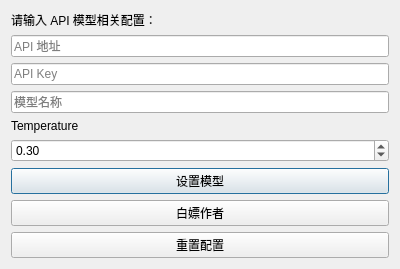
<?xml version="1.0" encoding="UTF-8"?>
<ui version="4.0">
 <class>ModelConfigDialog</class>
 <widget class="QDialog" name="ModelConfigDialog">
  <property name="geometry">
   <rect>
    <x>0</x>
    <y>0</y>
    <width>400</width>
    <height>236</height>
   </rect>
  </property>
  <property name="windowTitle">
   <string>模型配置</string>
  </property>
  <layout class="QVBoxLayout" name="verticalLayout">
   <item>
    <widget class="QLabel" name="label">
     <property name="text">
      <string>请输入 API 模型相关配置：</string>
     </property>
    </widget>
   </item>
   <item>
    <widget class="QLineEdit" name="apiUrlEdit">
     <property name="placeholderText">
      <string>API 地址</string>
     </property>
    </widget>
   </item>
   <item>
    <widget class="QLineEdit" name="apiKeyEdit">
     <property name="placeholderText">
      <string>API Key</string>
     </property>
    </widget>
   </item>
   <item>
    <widget class="QLineEdit" name="modelEdit">
     <property name="placeholderText">
      <string>模型名称</string>
     </property>
    </widget>
   </item>
   <item>
    <widget class="QLabel" name="label_2">
     <property name="text">
      <string>Temperature</string>
     </property>
    </widget>
   </item>
   <item>
    <widget class="QDoubleSpinBox" name="temperatureSpinBox">
     <property name="minimum">
      <double>0.000000000000000</double>
     </property>
     <property name="maximum">
      <double>1.000000000000000</double>
     </property>
     <property name="singleStep">
      <double>0.100000000000000</double>
     </property>
     <property name="value">
      <double>0.300000000000000</double>
     </property>
    </widget>
   </item>
   <item>
    <widget class="QPushButton" name="setCustomButton">
     <property name="text">
      <string>设置模型</string>
     </property>
    </widget>
   </item>
   <item>
    <widget class="QPushButton" name="useDefaultButton">
     <property name="text">
      <string>白嫖作者</string>
     </property>
    </widget>
   </item>
   <item>
    <layout class="QHBoxLayout" name="buttonLayout"/>
   </item>
   <item>
    <widget class="QPushButton" name="resetButton">
     <property name="text">
      <string>重置配置</string>
     </property>
    </widget>
   </item>
  </layout>
 </widget>
 <resources/>
 <connections/>
</ui>
